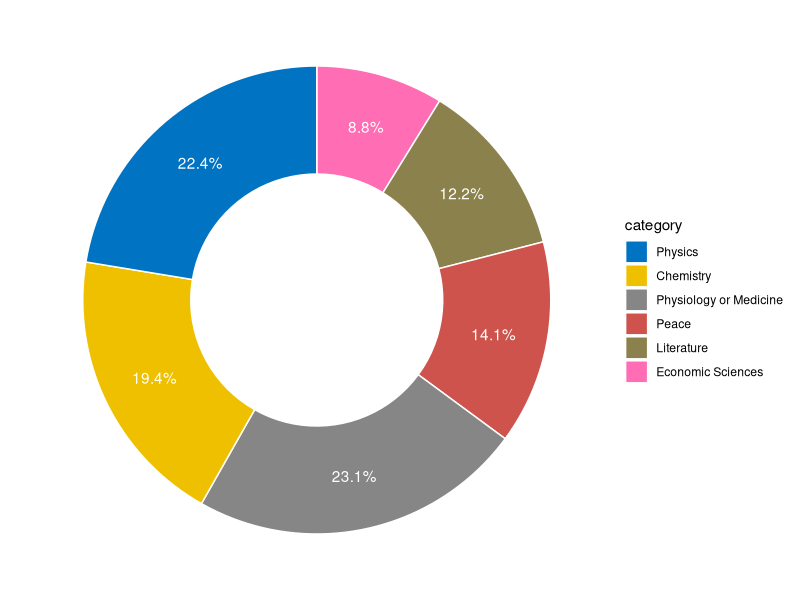
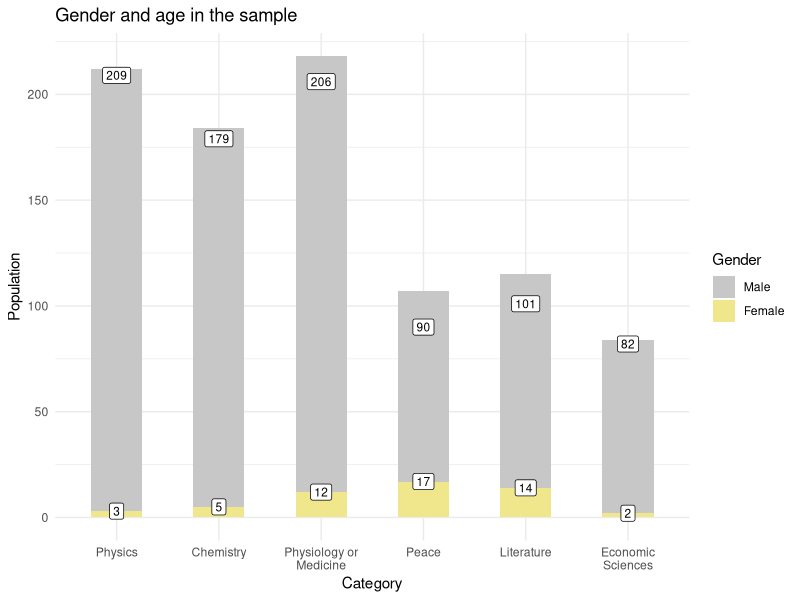
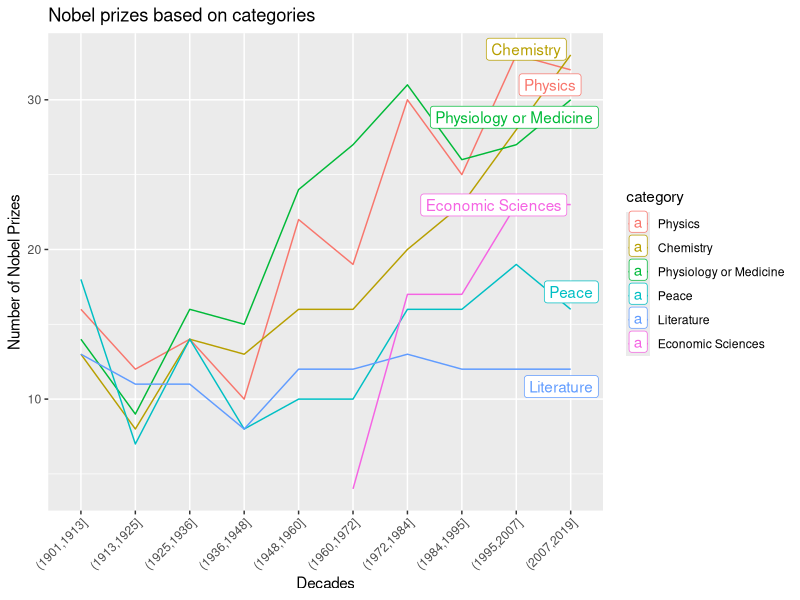
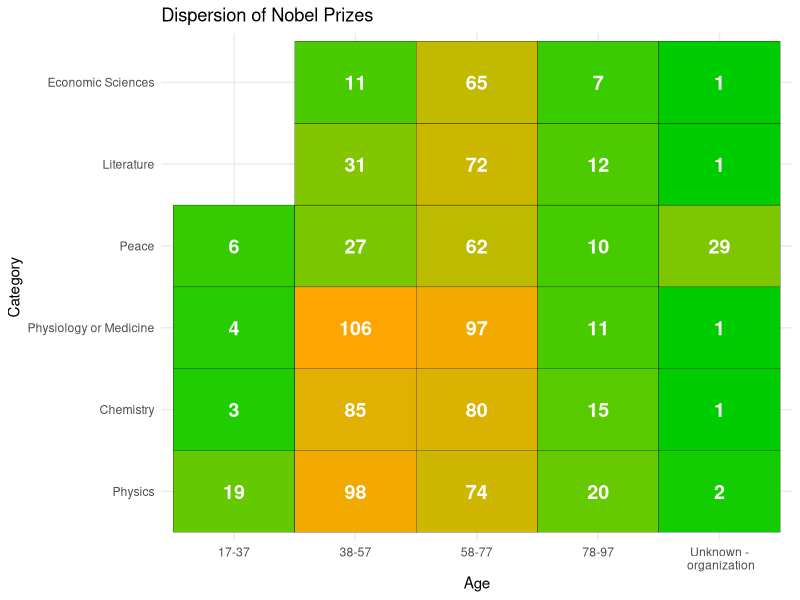
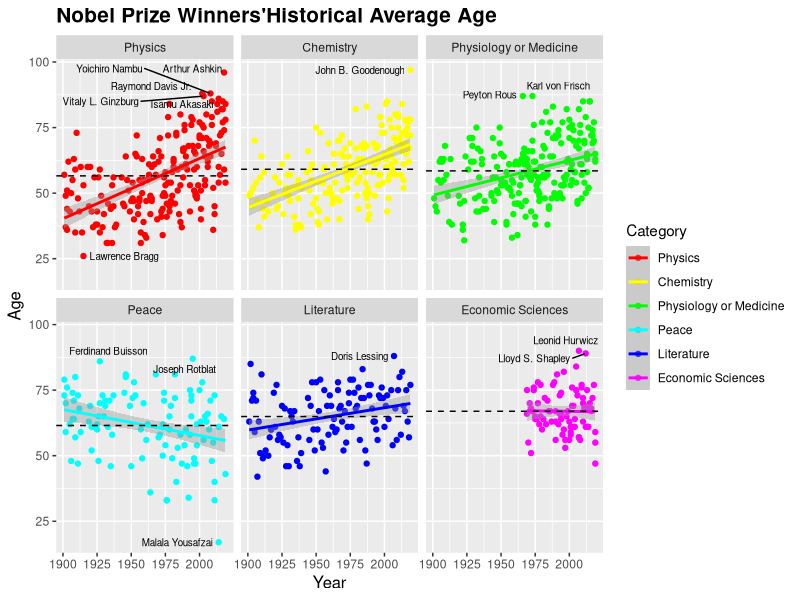
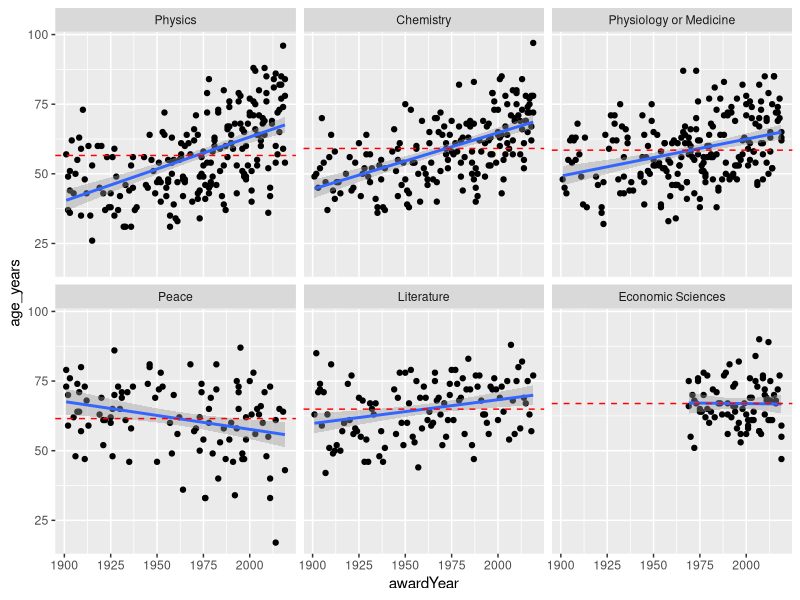
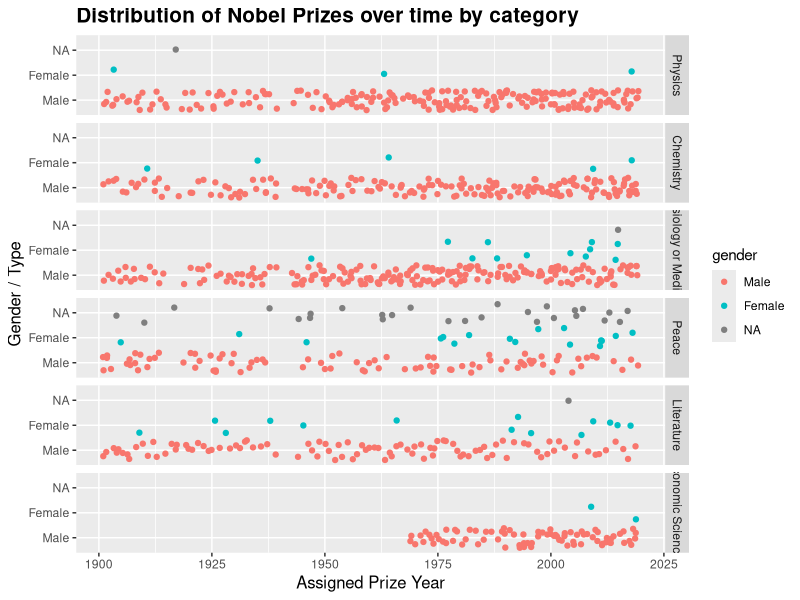
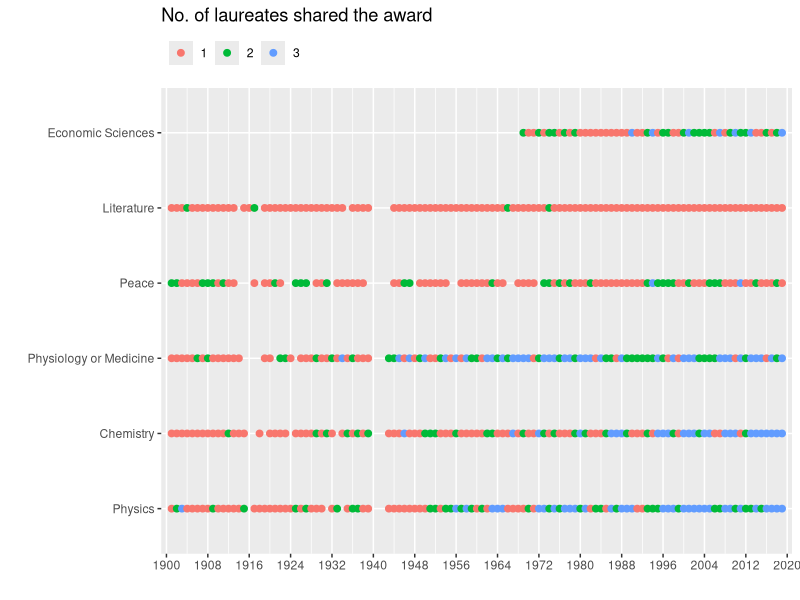

Reproduce these figures in R, in order.
# Proposition of story

library(ggplot2)
library(dplyr)
library(scales)
library(RColorBrewer)
library(lubridate)
library(stringr)
library(readr)
library(tidyr)

nobel <- read_csv('complete.csv')

# Preprocessing

nobel <- mutate(nobel, birth_date = ifelse(birth_date == "1943-00-00", "1943-11-07", birth_date))

nobel$laureate_or_org = if_else(is.na(nobel$knownName), "Organization", "Individual")
nobel$laureate_or_org = factor(nobel$laureate_or_org, levels = c("Individual", "Organization"))

nobel$category = factor(nobel$category, levels = c('Physics', 'Chemistry', 'Physiology or Medicine',
                                                   'Peace', 'Literature', 'Economic Sciences'))

nobel$prizeStatus <- str_to_title(nobel$prizeStatus)
nobel$prizeStatus <- factor(nobel$prizeStatus, levels = c('Received', 'Declined', 'Restricted'))

nobel$gender <- str_to_title(nobel$gender)
nobel$gender <- factor(nobel$gender, levels = c('Male', 'Female'))

nobel$gen_org <- if_else(nobel$gender == 'Male', "Male", "Female", "Organization")
nobel$gen_org <- factor(nobel$gen_org, levels = c("Male", "Female", "Organization"))

nobel <- nobel %>%
  mutate(awardDate = as.Date(ISOdate(awardYear, 10, 01)), # approximating 
         age_days = ifelse(birth_date == "", "unnknown", awardDate - as.Date(birth_date)),
         age_years = round(interval(as.Date(birth_date), awardDate) / years(1)), 
         life_span_days = as.Date(death_date) - as.Date(birth_date), 
         life_span_years = round(interval(as.Date(birth_date), death_date) / years(1)), 
         is_alive = laureate_or_org == 'Laureate' & is.na(death_date))


# Nobel prize distribution by category

# Load ggplot2
library(ggplot2)
library(forcats)


# Compute percentages
nobel_gender_perc <- 
  nobel %>% 
  group_by(category) %>% 
  tally() %>% 
  rename(count = n) %>% 
  mutate(perc_n = 100*round(count/sum(count), 3)) %>% 
  unnest() %>% 
  arrange(desc(category)) %>%
  mutate(lab.ypos = cumsum(perc_n) - 0.5*perc_n)

# Make the plot
mycols <- c("#0073C2FF", "#EFC000FF", "#868686FF", "#CD534CFF", "lightgoldenrod4", "hotpink1")

ggplot(nobel_gender_perc, aes(x = 2, y = perc_n, fill = category)) +
  geom_bar(stat = "identity", color = "white") +
  coord_polar(theta = "y", start = 0)+
  geom_text(aes(y = lab.ypos, label = paste0(perc_n, "%")), color = "white")+
  scale_fill_manual(values = mycols) +
  theme_void()+
  xlim(0.5, 2.5)

# 2. Nobel prize distribution by category and gender

nobel_no_category_gender <- nobel %>%
  filter(!gender == "") %>% 
  group_by(category, gender) %>% 
  summarise(number = length(category)) %>% 
  unnest()

ggplot(data = nobel_no_category_gender, aes(x = category, y = number, fill = factor(gender))) +
  geom_bar(na.rm = TRUE, position = "stack", width = 0.5, stat = "identity") +
  ggtitle('Gender and age in the sample') +
  xlab('Category') +
  ylab('Population') +
  labs(fill = 'Gender') +
  theme_minimal() +
  scale_fill_manual(values = c('grey78', 'khaki')) +
  geom_label(aes(y = number, label = number), fill = 'white', position = "identity",
             vjust = 0.5, color = "black", size = 3) +
  scale_x_discrete(labels = function(x) 
    stringr::str_wrap(x, width = 15))

# 3. Nobel prize distribution by year and category - usage of gg extensions

library(ggrepel)
nobel$awardYear_cut <- cut(nobel$awardYear, 10, dig.lab=4)
unique_categories <- unique(nobel$awardYear_cut)

nobel_no_year_category <- nobel %>% 
  group_by(awardYear_cut, category) %>% 
  summarise(number = length(awardYear_cut)) %>% 
  mutate(label = if_else(awardYear_cut == levels(nobel$awardYear_cut)[length(unique_categories <- unique(nobel$awardYear_cut))],
                         as.character(category),
                         NA_character_))

nobel_no_year_category %>%
  ggplot(aes(x = awardYear_cut, y = number, group = category, colour = category)) + 
  geom_line() +
  theme(axis.text.x = element_text(angle=45, hjust=1)) +
  geom_label_repel(aes(label = label,
                       nudge_x = 2019,
                       na.rm = TRUE)) +
  xlab("Decades") +
  ylab("Number of Nobel Prizes") +
  ggtitle("Nobel prizes based on categories")

# 4. Nobel prize distribution by age and category - usage of tables from ggplot
nobel.agg <- nobel %>%
  mutate(age_years_cut = cut(age_years, 
                             breaks = 4,
                             labels = c('17-37', '38-57', '58-77', '78-97')),
         age_years_cut = forcats::fct_explicit_na(age_years_cut, paste0('Unknown -\n organization'))) %>% 
  count(age_years_cut, category)

ggplot(nobel.agg, aes(x = age_years_cut, y = category)) + # nowa baza danych
  geom_tile(aes(fill = n), color = 'black', show.legend = F) +
  theme_minimal() + 
  geom_text(aes(label = n), size = 5, fontface = 'bold', color = 'white') +
  labs(title = 'Dispersion of Nobel Prizes',
       x = "Age",
       y = "Category") +
  scale_fill_gradient(low = 'green3', high = 'orange')

# Plot 5 - Distribution of Nobel Prizes over time and age by category
# Na podstawaie: 
# https://medium.com/@TechTeamMarketFinance/exploring-nobel-prize-winners-with-r-b636875ee28f

average_age_nobel <- nobel %>%  
  group_by(category, awardYear) %>% 
  summarize(avg_age = mean(age_years, na.rm = TRUE)) %>% 
  unnest()

average_age_nobel_with_names <- left_join(nobel %>% select(category, awardYear, knownName, age_years), 
                                          average_age_nobel, 
                                          by = c('category' = 'category', 'awardYear' = 'awardYear'))

ggplot(average_age_nobel_with_names, aes(x = awardYear, y = age_years, color=category)) +
  geom_point() + 
  facet_wrap(~ category) +
  geom_smooth(method = "lm") + 
  scale_color_manual(values=rainbow(n=6)) +
  geom_hline(data=filter(average_age_nobel_with_names, category =="Chemistry"), aes(yintercept= mean(age_years, na.rm=T)), 
             colour="black", 
             linetype = 'dashed') +
  geom_hline(data=filter(average_age_nobel_with_names, category =="Economic Sciences"), aes(yintercept= mean(age_years, na.rm=T)), 
             colour="black", linetype = 'dashed') +
  geom_hline(data=filter(average_age_nobel_with_names, category =="Literature"), aes(yintercept= mean(age_years, na.rm=T)), 
             colour="black", linetype = 'dashed') +
  geom_hline(data=filter(average_age_nobel_with_names, category =="Physiology or Medicine"), aes(yintercept= mean(age_years, na.rm=T)), 
             colour="black", linetype = 'dashed') +
  geom_hline(data=filter(average_age_nobel_with_names, category =="Peace"), aes(yintercept= mean(age_years, na.rm=T)), 
             colour="black", linetype = 'dashed') +
  geom_hline(data=filter(average_age_nobel_with_names, category =="Physics"), aes(yintercept= mean(age_years, na.rm=T)), 
             colour="black", linetype = 'dashed') +
  labs(title = "Nobel Prize Winners'Historical Average Age",
       color = "Category",
       x = "Year",
       y = "Age") +
  theme(axis.title.x = element_text(size = 12),
        axis.title.y = element_text(size = 12),
        plot.title = element_text(size = 15, face = "bold")) +
  geom_text_repel(aes(label=ifelse(age_years<30 | age_years > 85, as.character(nobel$knownName), "")),
                  size=2.5,
                  colour = "black",
                  max.overlaps = Inf)

# LUB

StatMeanLine <- ggproto("StatMeanLine", Stat,
                        compute_group = function(data, scales) {
                          transform(data, yintercept=mean(y))
                        },
                        required_aes = c("x", "y")
)

stat_mean_line <- function(mapping = NULL, data = NULL, geom = "hline",
                           position = "identity", na.rm = FALSE, show.legend = NA, 
                           inherit.aes = TRUE, ...) {
  layer(
    stat = StatMeanLine, data = data, mapping = mapping, geom = geom, 
    position = position, show.legend = show.legend, inherit.aes = inherit.aes,
    params = list(na.rm = na.rm, ...)
  )
}

levels(nobel$category)
ggplot(average_age_nobel_with_names, aes(x = awardYear, y = age_years) ) +
  geom_point() + 
  geom_smooth(method = "lm") +
  stat_mean_line(color="red", linetype = "dashed") +
  facet_wrap(~ category)

ggplot(nobel, aes(x = awardYear, y = gender, col = gender)) +
  geom_point(position = "jitter") + facet_grid(category ~ .) + 
  labs(title = "Distribution of Nobel Prizes over time by category") +
  xlab("Assigned Prize Year") +
  ylab("Gender / Type") +
  theme(axis.title.x = element_text(size = 12),
        axis.title.y = element_text(size = 12),
        plot.title = element_text(size = 15, face = "bold"))

# Plot 6 - number of laureates share the award
# https://www.kaggle.com/code/imdevskp/exploring-historic-nobel-prize-data

nobel_prize_share <- nobel %>%  
                        group_by(category, awardYear) %>% 
                        summarise(number = n()) %>% 
                        ungroup 

ggplot(nobel_prize_share, aes(x = awardYear, y = category, col = factor(number))) +
  geom_point(size = 2, fill = 'black') + 
  scale_x_continuous(limits = c(1899, 2021), breaks = seq(1900, 2020, 8), expand = c(0, 0)) +
  labs(title='No. of laureates shared the award', x = '', y='') +
  theme(legend.title = element_blank(), legend.position='top', legend.justification = "left")

# Plot 7 Birth continent

nobel_prize_share_by_continent <- nobel %>%
  filter(birth_continent %in% c("Europe", "North America", "Asia", "Africa", "Oceania", "South America")) %>% 
  drop_na(birth_continent) %>%
  group_by(birth_continent) %>%
  summarise(number = n())

ggplot(nobel_prize_share_by_continent, aes(reorder(birth_continent, number), number, fill = birth_continent)) +
  geom_col() +
  labs(title = 'Birth Continent', x = '', y = '') +  
  geom_text(aes(label = number), hjust = -0.3, colour = "#555555", size = 6, fontface = "bold") +
  scale_y_continuous(limits = c(0, 520)) +
  coord_flip() +
  scale_fill_brewer(palette = "Set2") +
  theme(legend.position = "none")

# Plot 8: Moze wykres w jakims przyblizeniu tak jak bylo na zajeciach?
